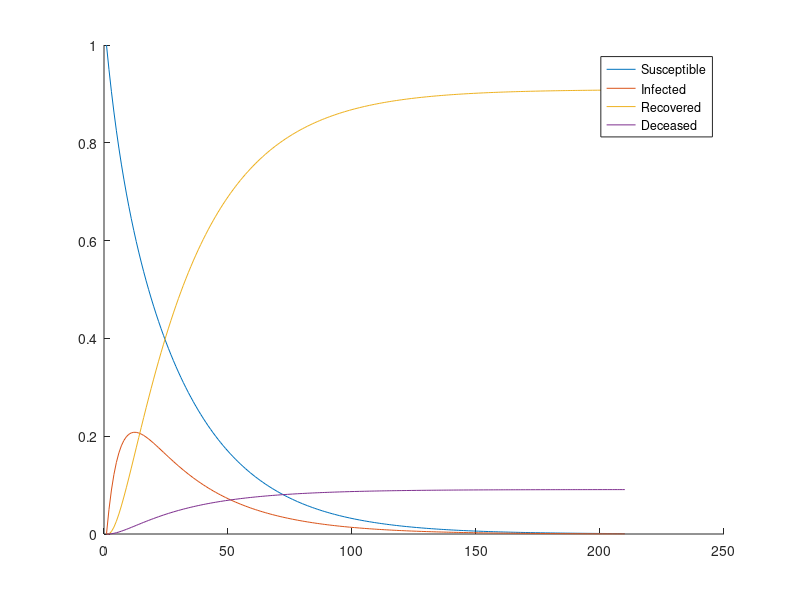
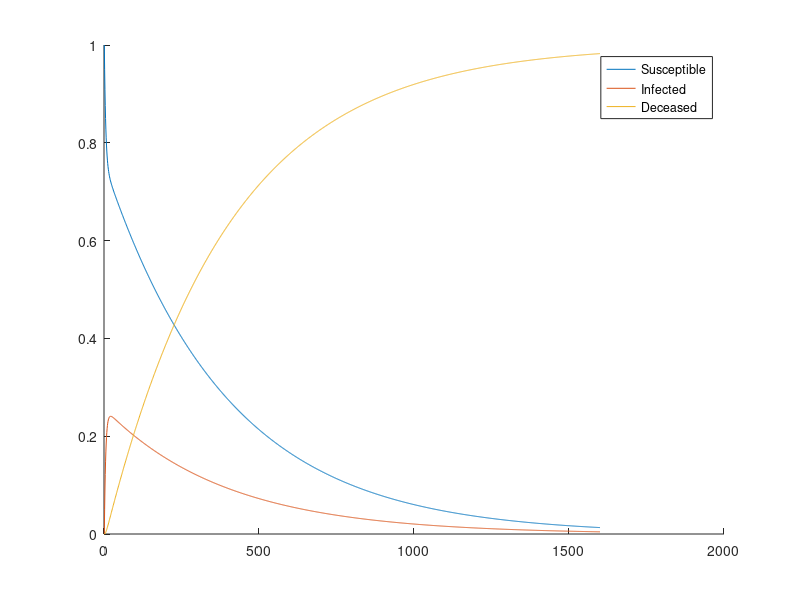

MATLAB code to generate these figures, in order:
% Part 1


% Question 1: implementing model in textbook
X = zeros(4, 210);

% Setting initial condition xsub1
X(:, 1) = [1; 0; 0; 0];

A = [.95, .04, 0, 0;
     .05, .85, 0, 0;
       0,  .1, 1, 0;
       0, .01, 0, 1];


for t = 2:210
    X(:, t) = A*X(:, t-1);
end


hold on;
plot(X(1, :));
plot(X(2, :));
plot(X(3, :));
plot(X(4, :));
legend("Susceptible", "Infected", "Recovered", "Deceased");

% Question 2: modyifing model, so reinfections possible for everyone
XReinfectionsPossible = zeros(3, 1600);
XReinfectionsPossible(:, 1) = [1; 0; 0];

AReinfectionsPossible = [.95, .14, 0;
                         .05, .85, 0;
                          0,   .01,  1];

for t = 2:1600
    XReinfectionsPossible(:, t) = AReinfectionsPossible*XReinfectionsPossible(:, t-1);
end

figure;
hold on;
plot(XReinfectionsPossible(1, :));
plot(XReinfectionsPossible(2, :));
plot(XReinfectionsPossible(3, :));
legend("Susceptible", "Infected", "Deceased");